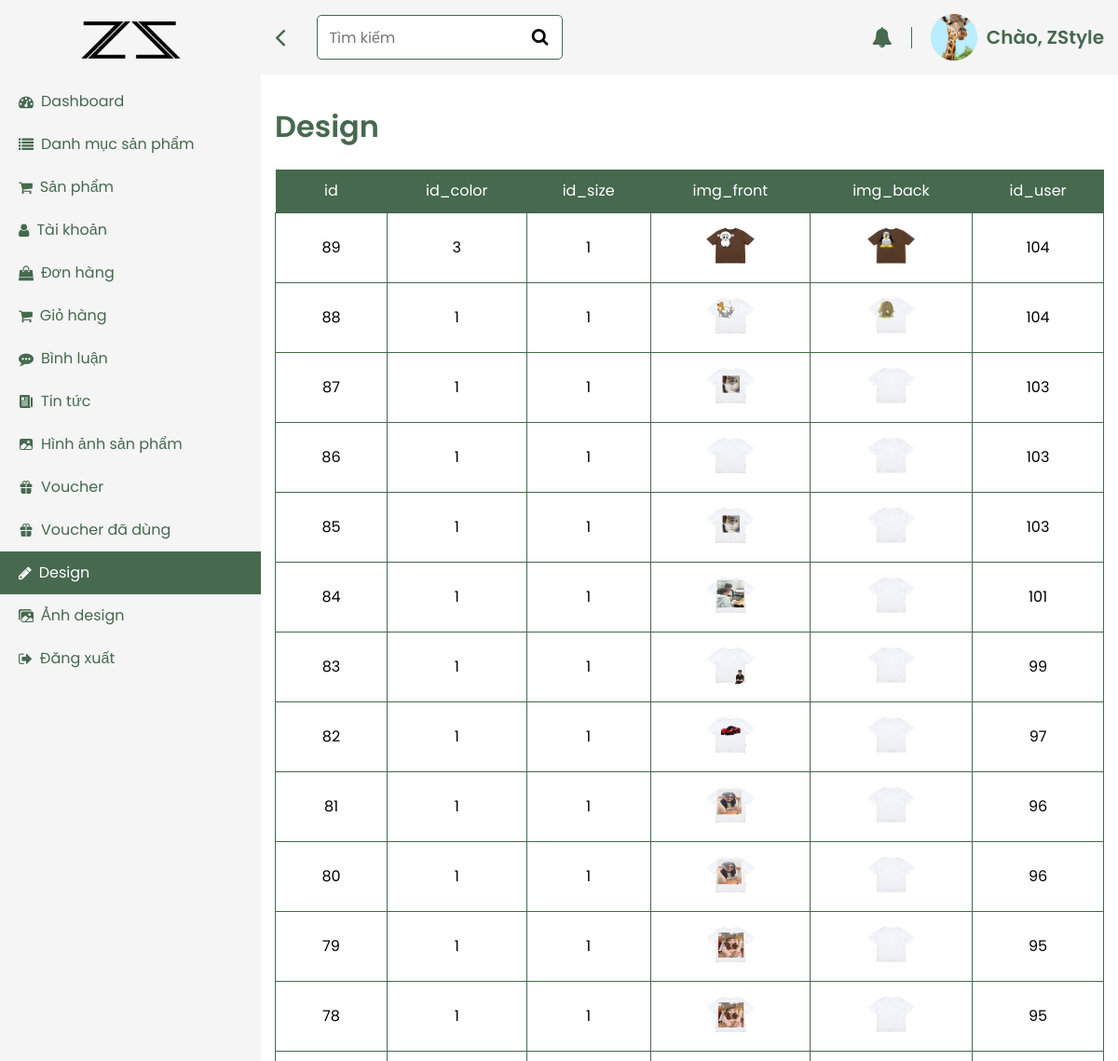
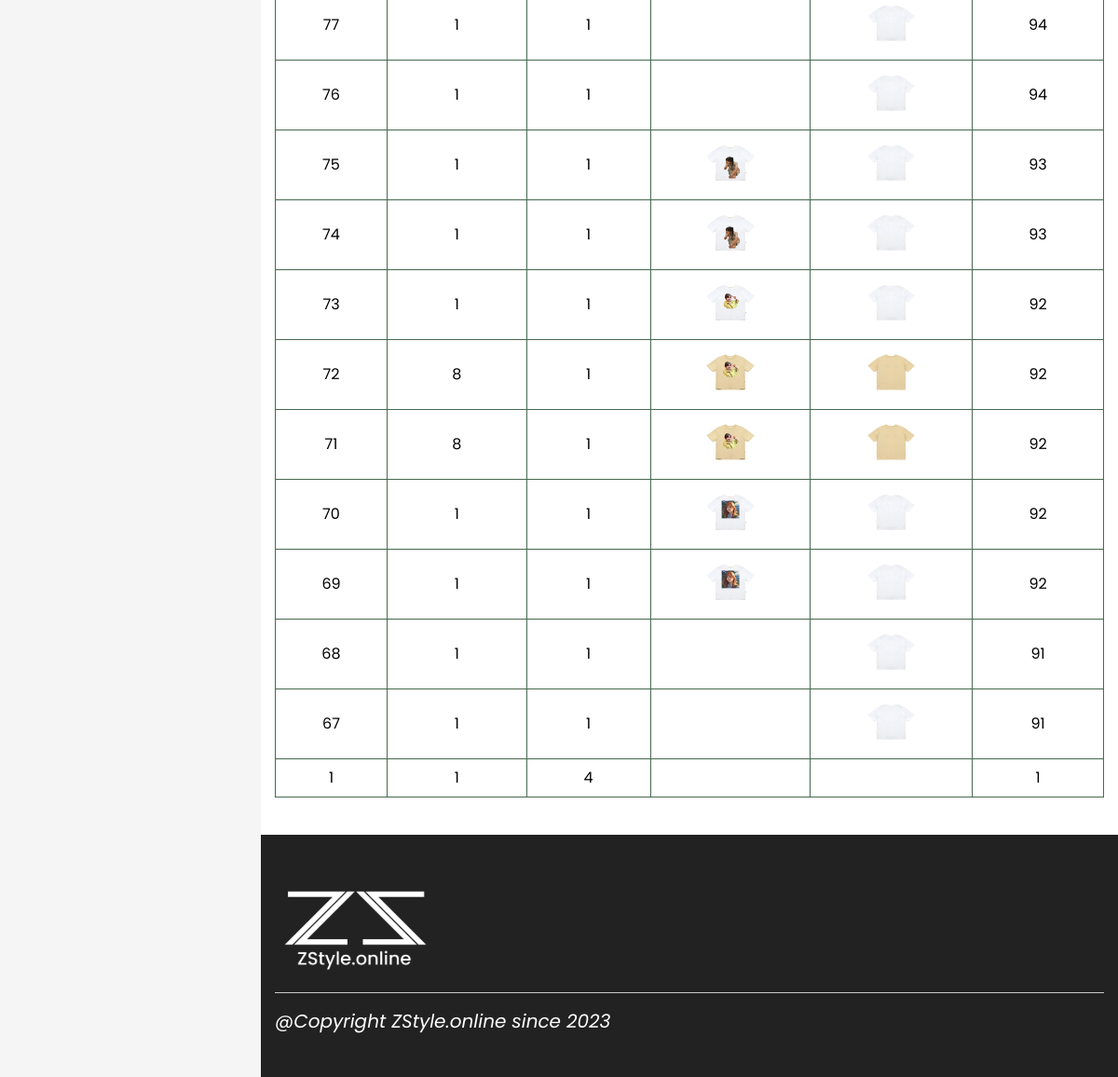
Screenshot of /view/admin/index.php?pg=design (signed in) with the database file from the repository (2 pictures, top to bottom).
### tables this page shows
CREATE TABLE `design` (
  `id` int(8) NOT NULL,
  `id_color` int(3) NOT NULL,
  `id_size` int(3) NOT NULL,
  `img_front` varchar(200) NOT NULL,
  `img_back` varchar(200) NOT NULL,
  `price` double(10,2) NOT NULL,
  `name` varchar(100) NOT NULL,
  `id_user` int(6) NOT NULL
);

### model/connectdb.php (called while the page is built, shortened)
<?php
function pdo_get_connection(){
   $dburl = "mysql:host=localhost;dbname=zstyle;charset=utf8";
   $username = 'root';
   $password = '';
   $conn = new PDO($dburl, $username, $password);
   $conn->setAttribute(PDO::ATTR_ERRMODE, PDO::ERRMODE_EXCEPTION);
   return $conn;
}
function pdo_query($sql){
   $sql_args = array_slice(func_get_args(), 1);
   try{
       $conn = pdo_get_connection();
       $stmt = $conn->prepare($sql);
       $stmt->execute($sql_args);
       $rows = $stmt->fetchAll();
       return $rows;
   }
   catch(PDOException $e){
       throw $e;
   }
   finally{
       unset($conn);
   }
}
?>

### model/design.php (called while the page is built, shortened)
<?php
  function getdesign(){
      $sql = "SELECT * FROM design order by id desc";
      return pdo_query($sql);
   }
?>

### view/admin/design.php (the view, shortened to what this page needs)
<?php
    $html_design='';
    foreach ($design as $item) {
        extract($item);
        if(check_img_admin($img_front)==''){
          $img_front=check_img_admin('user.webp');
        }else{
            $img_front=check_img_admin($img_front);
        }
        if(check_img_admin($img_back)==''){
          $img_back=check_img_admin('user.webp');
        }else{
            $img_back=check_img_admin($img_back);
        }
        $html_design.='<tr>
        <td>'.$id.'</td>
        <td>'.$id_color.'</td>
        <td>'.$id_size.'</td>
        <td>'.$img_front.'</td>
        <td>'.$img_back.'</td>
        <td>'.$id_user.'</td>
        </tr>
        ';
    }
?>
<div class="main">
        <div class="header-main">
          <div class="header-left">
            <div class="header-bar">
              <i class="fa fa-angle-left icon-bar" aria-hidden="true"></i>
            </div>
            <form action="" class="header-form">
              <div class="header-input">
                <input type="text" placeholder="Tìm kiếm " />
                <div class="header-input-icon">
                  <i class="fa fa-search" aria-hidden="true"></i>
                </div>
              </div>
            </form>
          </div>
          <div class="header-right">
            <div class="header-bell">
              <i class="fa fa-bell" aria-hidden="true"></i>
            </div>
            <div class="header-auth">
              <div class="header-avatar">
                <img src="../layout/assets/images/avatar.png" alt="" />
              </div>
              <div class="header-name">Chào, ZStyle</div>
            </div>
          </div>
        </div>
        <div class="dashboard">
          <div class="container">
<div class="dashboard-content" data-tab="12">
              <div class="dashboard-heading">
                <h2 class="title-primary">Design</h2>
              </div>
                <table class="product">
                <thead>
                  <tr>
                  <th>id</th>
                    <th>id_color</th>
                    <th>id_size</th>
                    <th>img_front</th>
                    <th>img_back</th>
                    <th>id_user</th>
                  </tr>
                </thead>
                <tbody>
                    <?=$html_design?>
                </tbody>
              </table>
            </div>

### model/product.php (shortened to what this page needs)
<?php
   function check_img_admin($img){
      if(is_array($img)){
         $html_img='';
         foreach ($img as $item) {
            $hinh=PATH_IMG_ADMIN.$item;
            if(is_file($hinh)){
               $html_img.= '<img src="'.$hinh.'">';
            }else{
               $html_img.= '';
            }
         }
         return $html_img;
      }else{
         $hinh=PATH_IMG_ADMIN.$img;
         if(is_file($hinh)){
            return '<img src="'.$hinh.'">';
         }else{
            return '';
         }
      }
   }
?>

### view/layout/assets/css/admin.css (style rules this page uses)
*, *:before, *:after { box-sizing: border-box; }
* { margin: 0; padding: 0; font: inherit; list-style: none; text-decoration: none; }
:root { --primary-color: #47694f; --white: #ffffff; --bg: #799881; --font: "Poppins", sans-serif; --black: #000; --text-heading: #46694f; --bg-footer: #222222; --red: #f00; --hover: #80b885; }
img, picture, svg, video { display: block; max-width: 100%; }
input, select, textarea { background-color: transparent; outline: none; }
body { min-height: 100vh; font-weight: 400; font-size: 16px; line-height: 1; font-family: var(--font); font-size: 16px; }
.container { max-width: 1330px; margin: 0 auto; padding: 0 15px; }
.header-main { display: flex; justify-content: space-between; align-items: center; }
.header-left { display: flex; justify-content: space-between; align-items: center; gap: 34px; }
.header-form { margin-right: 180px; width: 280px; padding-right: 16px; }
.header-input { position: relative; }
.header-input input { width: 100%; height: 48px; border-radius: 5px; border: 1px solid #46694f; padding: 6px 48px 6px 12px; background-color: var(--white); }
.header-input-icon { position: absolute; right: 0; top: 0; padding-right: 16px; font-size: 19px; line-height: 48px; }
.header-bar { cursor: pointer; font-size: 32px; color: var(--text-heading); }
.header-right { display: flex; justify-content: space-between; align-items: center; gap: 20px; }
.header-bell { color: var(--text-heading); padding-right: 20px; font-size: 22px; border-right: 1px solid var(--text-heading); }
.header-auth { display: flex; gap: 10px; align-items: center; }
.header-name { color: var(--text-heading); font-size: 20px; font-weight: 600; }
.dashboard { position: relative; padding: 40px 0; }
.main { position: absolute; width: calc(100% - 280px); left: 280px; min-height: 100vh; transition: 0.2s linear; }
.header-main { background-color: #f5f5f5; padding: 15px; }
.dashboard-content { min-height: 100vh; }
.dashboard-heading { display: flex; justify-content: space-between; align-items: center; }
.title-primary { font-size: 32px; color: var(--primary-color); font-weight: 600; }
td img { height: 50px; width: auto; object-fit: contain; }
.product { width: 100%; border-collapse: collapse; caption-side: bottom; margin-top: 30px; }
.product thead tr th { padding: 15px; color: var(--white); background-color: var(--text-heading); text-align: left; border: #000; text-align: center; }
.product thead tr th:nth-child(1) { width: 120px; }
.product tbody tr td { padding: 12px; text-align: center; border: 1px solid var(--text-heading); }
.product tbody tr td img:nth-child(1) { width: 100%; }

### rows the page displays
design: id "89", id_color "3", id_size "1", img_front (picture), id_user "104"
design: id "88", id_color "1", id_size "1", img_front (picture), id_user "104"
design: id "87", id_color "1", id_size "1", img_front (picture), id_user "103"
design: id "86", id_color "1", id_size "1", img_front (picture), id_user "103"
design: id "85", id_color "1", id_size "1", img_front (picture), id_user "103"
design: id "84", id_color "1", id_size "1", img_front (picture), id_user "101"
design: id "83", id_color "1", id_size "1", img_front (picture), id_user "99"
design: id "82", id_color "1", id_size "1", img_front (picture), id_user "97"
design: id "81", id_color "1", id_size "1", img_front (picture), id_user "96"
design: id "80", id_color "1", id_size "1", img_front (picture), id_user "96"
design: id "79", id_color "1", id_size "1", img_front (picture), id_user "95"
design: id "78", id_color "1", id_size "1", img_front (picture), id_user "95"
design: id "77", id_color "1", id_size "1", img_back (picture), id_user "94"
design: id "76", id_color "1", id_size "1", img_back (picture), id_user "94"
design: id "75", id_color "1", id_size "1", img_front (picture), id_user "93"
design: id "74", id_color "1", id_size "1", img_front (picture), id_user "93"
design: id "73", id_color "1", id_size "1", img_front (picture), id_user "92"
design: id "72", id_color "8", id_size "1", img_front (picture), id_user "92"
design: id "71", id_color "8", id_size "1", img_front (picture), id_user "92"
design: id "70", id_color "1", id_size "1", img_front (picture), id_user "92"
design: id "69", id_color "1", id_size "1", img_front (picture), id_user "92"
design: id "68", id_color "1", id_size "1", img_back (picture), id_user "91"
design: id "67", id_color "1", id_size "1", img_back (picture), id_user "91"
design: id "1", id_color "1", id_size "4", id_user "1"
